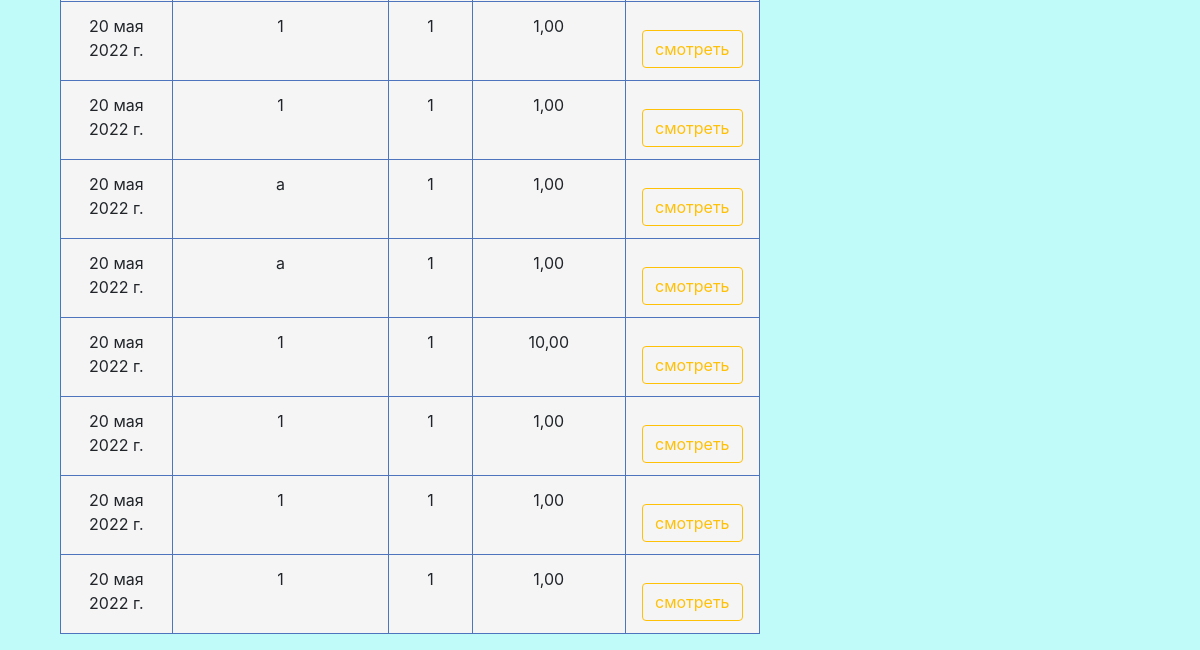
The app's page /attestationJ/kinematicviscosity/attestation/ (lower part), older data.
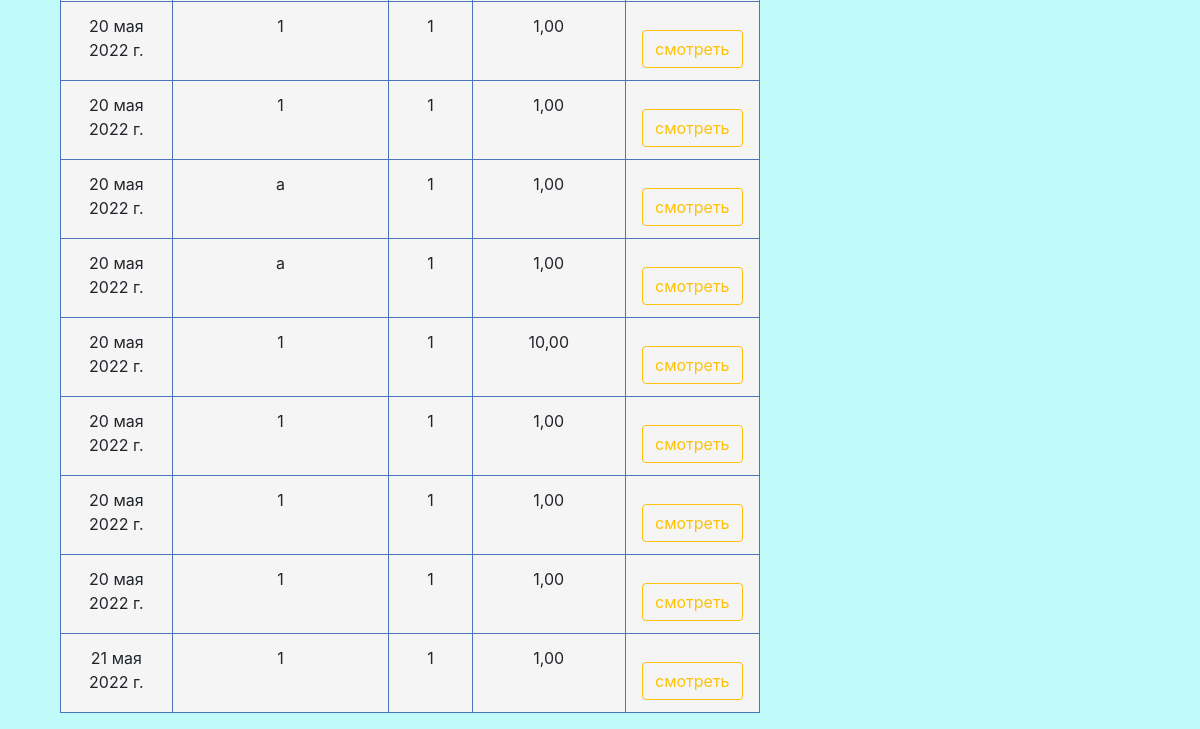
The same page, newer data.
### kinematicviscosity/models.py (models this page shows, shortened)
class ViscosityMJL(models.Model):
    date = models.DateField('Дата', default=timezone.now)
    name = models.CharField('Наименование', max_length=100, default='0')
    lot = models.CharField('Партия', max_length=100)
    ndocumentoptional = (('ГОСТ 33', 'ГОСТ 33'),
                         ('МИ-01', 'МИ-01'),
                         ('оценка', 'оценка вязкости'))
    ndocument = models.CharField('Метод испытаний', max_length=100, choices=ndocumentoptional, default='МИ-01')
    temperature = models.DecimalField('Температура, ℃', max_digits=5, decimal_places=2, default='0')
    termostatition = models.BooleanField(verbose_name='Термостатировано не менее 20 минут', blank=True)
    temperatureCheck = models.BooleanField(verbose_name='Температура контролируется внешним поверенным термометром', blank=True)
    termometer = models.CharField('Внутренний номер термометра', max_length=10, default='0')
    ViscosimeterNumber1 = models.CharField('Заводской номер вискозиметра № 1', max_length=10, default='0')
    Konstant1 = models.DecimalField('Константа вискозиметра № 1', max_digits=7, decimal_places=6, default='0')
    ViscosimeterNumber2 = models.CharField('Заводской номер вискозиметра № 2', max_length=10, default='0')
    Konstant2 = models.DecimalField('Константа вискозиметра № 2', max_digits=7, decimal_places=6, default='0')
    plustimeminK1T1 = models.DecimalField('Время истечения K1T1, + мин', max_digits=3, decimal_places=0, null=True)
    plustimesekK1T1 = models.DecimalField('Время истечения K1T1, + cек', max_digits=5, decimal_places=2, null=True)
    plustimeminK1T2 = models.DecimalField('Время истечения K1T2, + мин', max_digits=3, decimal_places=0, null=True)
    plustimesekK1T2 = models.DecimalField('Время истечения K1T2, + cек', max_digits=5, decimal_places=2, null=True)
    plustimeminK2T1 = models.DecimalField('Время истечения K2T1, + мин', max_digits=3, decimal_places=0, null=True)
    plustimesekK2T1 = models.DecimalField('Время истечения K2T1, + cек', max_digits=5, decimal_places=2, null=True)
    plustimeminK2T2 = models.DecimalField('Время истечения K2T2, + мин', max_digits=3, decimal_places=0, null=True)
    plustimesekK2T2 = models.DecimalField('Время истечения K2T2, + cек', max_digits=5, decimal_places=2, null=True)
    performer = models.ForeignKey(User, on_delete=models.CASCADE)
    timeK1T1_sec = models.DecimalField('Время истечения K1T1, в секундах', max_digits=7, decimal_places=2, default=0.00, null=True)
    timeK1T2_sec = models.DecimalField('Время истечения K1T2, в секундах', max_digits=7, decimal_places=2, default=0.00, null=True)
    timeK2T1_sec = models.DecimalField('Время истечения K2T1, в секундах', max_digits=7, decimal_places=2, default=0.00, null=True)
    timeK2T2_sec = models.DecimalField('Время истечения K2T2, в секундах', max_digits=7, decimal_places=2, default=0.0, null=True)
    timeK1_avg = models.DecimalField('Время истечения среднее 1, в секундах', max_digits=7, decimal_places=2, default=0.00, null=True)
    timeK2_avg = models.DecimalField('Время истечения среднее 2, в секундах', max_digits=7, decimal_places=2, default=0.00, null=True)
    viscosity1 = models.DecimalField('Вязкость кинематическая 1', max_digits=20, decimal_places=7, default=0.0000000, null=True)
    viscosity2 = models.DecimalField('Вязкость кинематическая 2', max_digits=20, decimal_places=7, default=0.0000000, null=True)
    viscosityAVG = models.DecimalField('Вязкость кинематическая среднее', max_digits=20, decimal_places=7, default=0.0000000, null=True)
    resultMeas = models.CharField('Результат измерений уд/неуд', max_length=100,  default='неудовлетворительно', null=True)
    cause = models.CharField('Причина', max_length=100, default='', null=True)
    delta = models.CharField('Не превышает Δ', max_length=100, null=True)
    termostatition_words = models.CharField('Термостатировано не менее 20 минут - словами', max_length=1, null=True)
    constit = models.CharField(max_length=300, choices=CHOICES, default='Проба содержит октол/нефть', null=True)
    kriteriy = models.DecimalField('Критерий приемлемости измерений', max_digits=2, decimal_places=1, null=True)
    accMeasurement = models.DecimalField('Оценка приемлемости измерений', max_digits=5, decimal_places=1, null=True)
    relerror = models.DecimalField('Относительная  погрешность', max_digits=3, decimal_places=1, null=True, default=0.3)
    abserror = models.FloatField('Абсолютная  погрешность', null=True)
    abserror_text = models.CharField(max_length=300, default='', null=True)
    class Meta:
        verbose_name = 'Измерение кинематической вязкости'
        verbose_name_plural = 'Измерения кинематической вязкости'

### kinematicviscosity/views.py (the view)
# urls.py: path('kinematicviscosity/attestation/', views.AllKinematicviscosityView.as_view(), name='All'),
class AllKinematicviscosityView(View):
    def get(self, request):
        viscosityobjects = ViscosityMJL.objects.all()
        return render(request, 'kinematicviscosity/journal.html', {'viscosityobjects': viscosityobjects})

### kinematicviscosity/templates/kinematicviscosity/journal.html (shortened to what this page needs)
{% extends 'main/base.html' %}
{% block content %}
<br>
<table class="table table-bordered">
  <tbody>
{% for obj in viscosityobjects %}
    <tr>
      <td align="center">{{ obj.date }}</td>
      <td align="center"> {{ obj.name }}</td>
      <td align="center"> {{ obj.lot }}</td>
      <td align="center">{{ obj.temperature }}</td>
      <td align="center"><a href="{% url 'Str' obj.id %}"  class="btn btn-outline-warning mt-3">смотреть</a></td>
    </tr>
{% endfor %}
  </tbody>
</table>
{% endblock %}

Row changes from the older to the newer data that the page shows:
added ViscosityMJL: date "21 мая 2022 г.", name "1", lot "1", temperature "1,00"
